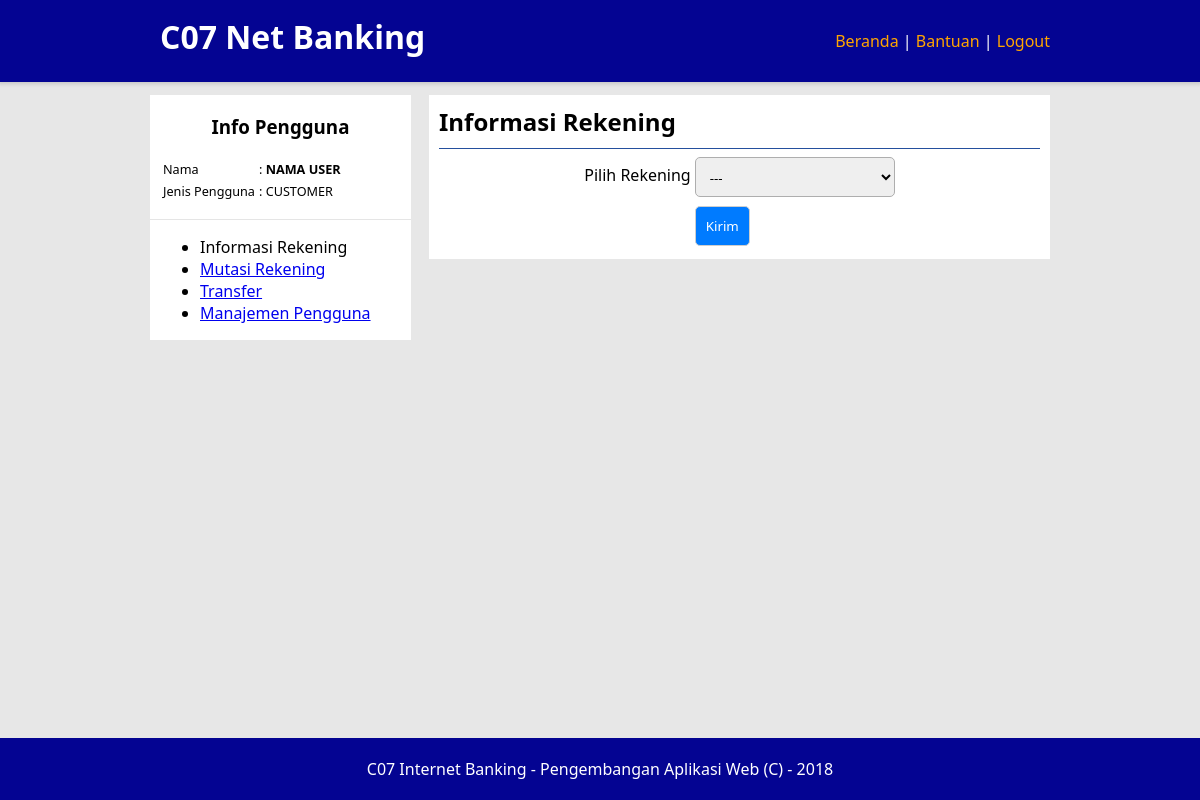
The app's page /rek-info.php (signed in) with its own data.
### tables this page shows
CREATE TABLE `akun_pengguna` (
  `nama_pengguna` varchar(64) NOT NULL PRIMARY KEY,
  `sandi` varchar(64) NOT NULL,
  `jenis_pengguna` char(2) NOT NULL,
  `id_pengguna` char(25) NOT NULL,
  FOREIGN KEY(jenis_pengguna) REFERENCES jenis_pengguna(id) ON UPDATE CASCADE,
  FOREIGN KEY(id_pengguna) REFERENCES pengguna(id) ON UPDATE CASCADE
);

CREATE TABLE `pengguna` (
  `id` varchar(25) NOT NULL PRIMARY KEY,
  `email` varchar(64) NOT NULL UNIQUE,
  `nama` char(64) NOT NULL,
  `alamat` varchar(254) DEFAULT NULL,
  `nomor_hp` char(15) NOT NULL UNIQUE,
  `aktif` enum('1', '0') NOT NULL
);

CREATE TABLE `jenis_pengguna` (
  `id` char(2) NOT NULL PRIMARY KEY,
  `keterangan` char(25) DEFAULT NULL
);

### includes/api.php (called while the page is built, shortened)
<?php
$conn = new PDO('mysql:host=localhost;dbname=banking', 'root', '');
function pengguna() {
    global $conn;
    $q = $conn->prepare("SELECT * FROM akun_pengguna a JOIN jenis_pengguna j ON a.jenis_pengguna=j.id JOIN pengguna p ON a.id_pengguna=p.id WHERE a.nama_pengguna='{$_SESSION['nama-pengguna']}'");
    $q->execute();
    return @$q->fetchAll()[0];
}
?>

### rek-info.php (the view, shortened to what this page needs)
<?php include 'includes/api.php'; require 'includes/sudah-masuk-customer.php' ?>
<!DOCTYPE html>
<html lang="id">
<head>
    <link rel="stylesheet" href="css/style.css">
</head>
<body>
    <header>
        <div class="konten">
            <h1>C07 Net Banking</h1>
            <nav>
                <ul>
                    <li><a href=".">Beranda</a> |</li>
                    <li><a href="help">Bantuan </a> |</li>
                    <li><a href="logout">Logout</a></li>
                </ul>
            </nav>
        </div>
    </header>
    <div class="konten-utama">
        <div class="kiri">
            <div class="artikel">
                <h3>Info Pengguna</h3>
                <div class="info-pengguna">
                    <table>
                        <tr>
                            <td>Nama</td><td>: <b><?=pengguna()['nama']?></b></td>
                        </tr>
                        <tr>
                            <td>Jenis Pengguna</td><td>: <?=pengguna()['keterangan']?></td>
                        </tr>
                    </table>
                </div>
            </div>
            <hr>
            <div class="artikel">
                <ul>
                    <?php if (pengguna()['jenis_pengguna']=='0') {?>
                    <li>Manajemen Pengguna</li>
                    <?php } else {?>
                    <li><a>Informasi Rekening</a></li>
                    <li><a href="rek-mutation">Mutasi Rekening</a></li>
                    <li><a href="transfer">Transfer</a></li>
                    <li><a href="user-management">Manajemen Pengguna</a></li>
                    <?php }?>
                </ul>
            </div>
        </div>
        <div class="kanan">
            <div class="artikel">
                <h2>Informasi Rekening</h2>
                <form method="POST">
                    <table>
                        <tr>
                            <td><label for="nomor-rekening">Pilih Rekening</label></td>
                            <td>
                                <select name="nomor-rekening" id="nomor-rekening">
                                    <option value="-1">---</option>
                                </select>
                            </td>
                        </tr>
                        <tr>
                            <td></td><td><input type="submit" value="Kirim"></td>
                        </tr>
                    </table>
                </form>
            </div>
        </div>
    </div>
    <footer>
        <div class="konten">
            <div class="artikel">
                <p>C07 Internet Banking - Pengembangan Aplikasi Web (C) - 2018</p>
            </div>
        </div>
    </footer>
</body>
</html>

### css/style.css (style rules this page uses)
* { font-family: 'Segoe UI', Tahoma, Geneva, Verdana, sans-serif; }
body { margin: 0px; background-color: #e7e7e7; }
.konten, .konten-utama { width: 900px; margin: auto; }
header { padding: 15px 0; position: fixed; top: 0; width: 100%; box-shadow: rgba(0, 0, 0, 0.14) 0px 0px 4px 2px; }
footer { position: fixed; bottom: 0; width: 100%; }
.konten-utama { padding: 5px 0; margin-top: 90px; margin-bottom: 70px; overflow: hidden; }
.kiri { float: left; width: 29%; }
.kanan { float: right; width: 69%; }
.kiri, .kanan { background-color: white; }
header, footer { background-color: #040492; overflow: hidden; }
header h1 { margin: 0px 10px 0px 10px; float: left; color: white; }
header nav { float: right!important; }
h2 { margin: 0px; }
header nav, footer { padding: 10px 0; }
footer p { margin: 0px; color: white; text-align: center; }
header ul { margin: 0px; padding: 5px 0px; }
header li { display: inline; }
nav ul li { color: white; }
header li a { text-decoration: none; color: orange; transition: color 0.8s; }
.artikel { margin: 10px; }
.artikel h2 { border-bottom: 1px solid #244f9d; padding-bottom: 10px; }
.kiri .artikel h2, .kiri .artikel h3 { text-align: center; border: 0; }
input[type="text"], input[type="password"], select, textarea { width: 200px; height: 15px; padding: 10px; border-radius: 5px; border: 1px #aeaeae solid; margin-top: 5px; }
select, option { height: 40px; }
input[type="submit"], input[type="reset"], button { padding: 10px; margin-top: 5px; border-radius: 5px; border: 1px #cecece solid; background-color: #007bff; color: white; cursor: pointer; }
form { border-radius: 5px; width: fit-content; margin: auto; }
.info-pengguna, .pesan-mini { font-size: 9.5pt; }
hr { margin-top: 1rem; margin-bottom: 1rem; border: 0; border-top: 1px solid rgba(0,0,0,.1); }

### records on screen
akun_pengguna: id_pengguna.nama "NAMA USER", jenis_pengguna.keterangan "CUSTOMER"
